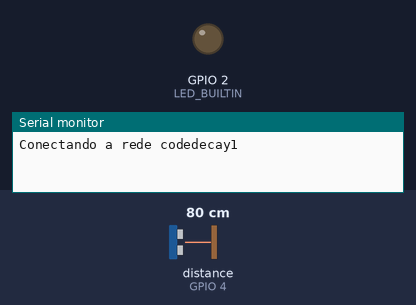
This sketch was run on a simulated ESP8266 (NodeMCU). Parts: output pins drawn as LEDs (lit = HIGH, except the on-board LED, lit = LOW), the last lines printed to the serial monitor. Wiring (inferred from the names in the program): ultrasonic range finder: trigger GPIO 5; echo GPIO 4. The test bench sets the inputs (shaded band); at power-on: distance to the obstacle (sensor on GPIO 4) 80 cm. The echo pulse lasts 58.3 µs per cm; WiFi joins after 1.5 s; servers stay silent unless stated; web services answer with replies made up by the test bench; pins used as bus, display or sensor lines are not drawn.

Above: at 0.1 s.
2.8 s: distance to the obstacle (sensor on GPIO 4) set to 96 cm
5.8 s: distance to the obstacle (sensor on GPIO 4) set to 103 cm
At 6.6 s:
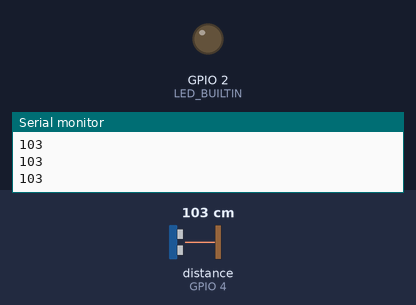
7.3 s: distance to the obstacle (sensor on GPIO 4) set to 60 cm
At 9.6 s:
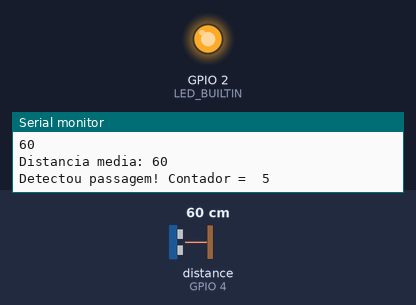
10.3 s: distance to the obstacle (sensor on GPIO 4) set to 120 cm
At 10.8 s:
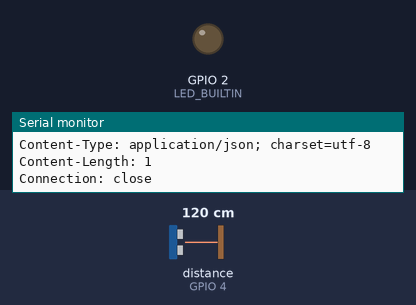
Timing chart, 0 to 12.8 s (numbered marks = the images above; inputs shaded):
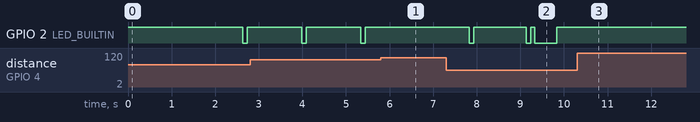

Measured:
- after the input at 5.8 s, GPIO 2 (LED_BUILTIN): stays HIGH (without the input it goes to LOW after 0.89 s)
- after the input at 7.3 s, GPIO 2 (LED_BUILTIN): goes LOW 0.10 s, HIGH 1.2 s, LOW 0.10 s, HIGH 0.10 s, LOW 0.50 s, then HIGH, starting after 0.53 s
- after the input at 10.3 s, GPIO 2 (LED_BUILTIN): stays HIGH (without the input it goes to LOW after 2.4 s)
- by itself, GPIO 2 (LED_BUILTIN): alternates HIGH for 1.3 s and LOW for 0.10 s

The sketch:

POC.ino
```cpp
#include <ESP8266WiFi.h>

#define TRIGGER 5
#define ECHO    4
// NodeMCU Pin D1 > TRIGGER | Pin D2 > ECHO

const char* ssid = "codedecay1";
const char* password = "codecode";
char enderecoThingspeak[] = "api.thingspeak.com"; // endereço do Thingspeak
String keyThingspeak = "TM5QCZ16XSFD9TW5"; // a chave de escrita do canal, necessario para autorização
int contador = 0;

void setup() {

  Serial.begin (9600);
  pinMode(TRIGGER, OUTPUT);
  pinMode(ECHO, INPUT);
  pinMode(BUILTIN_LED, OUTPUT);
  digitalWrite(BUILTIN_LED, HIGH); //Apaga o LED que é ativo baixo

 WiFi.begin(ssid, password);
 Serial.println("");
 Serial.println("");
 Serial.print("Conectando a rede ");
 Serial.println(ssid);

 WiFi.begin(ssid, password);

 while (WiFi.status() != WL_CONNECTED) {
   delay(500);
   Serial.print(".");
 }

 Serial.println("");
 Serial.println("Conectado ao WiFi!");
 Serial.println("Endereço IP: ");
 Serial.println(WiFi.localIP());
 Serial.println("");
}

void loop() {

  if(detecta_passagem(100, 25, 1))
  {
    contador++;
    Serial.print("Detectou passagem! Contador =  ");
    Serial.println(contador);
    pisca_led(100, LED_BUILTIN);
    if(contador%5 == 0){
      pisca_led(500, LED_BUILTIN);
      Serial.println("Registrando no Thingspeak!");
     registra_contador(++contador);
    }
  }
}

void pisca_led(int tempo, int pino){
   digitalWrite(pino, LOW);
   delay(tempo);
   digitalWrite(pino, HIGH);
   delay(tempo);
}

void registra_contador(int contador){

  Serial.print("Conectando a ");
  Serial.println(enderecoThingspeak);

  WiFiClient client;
  const int httpPort = 80;
  if (!client.connect(enderecoThingspeak, httpPort)) {
    Serial.println("Conexao com o servidor falhou!");
    return;
  }

  String cabecalho = "GET /update?key=" + keyThingspeak + "&field1=" + contador + " HTTP/1.1";
  client.println(cabecalho);
  client.println("Host: api.thingspeak.com");
  client.println("Connection: close");
  client.println();

  while(client.available()){
    String line = client.readStringUntil('\r');
    Serial.print(line);
  }
}

int detecta_passagem(int threshold, int media, int debug){
  long duration, distance, distanceSum;

  distanceSum = 0;
  for(int i=0; i < media; i++)
  {
    digitalWrite(TRIGGER, LOW);
    delayMicroseconds(2);

    digitalWrite(TRIGGER, HIGH);
    delayMicroseconds(10);

    digitalWrite(TRIGGER, LOW);
    duration = pulseIn(ECHO, HIGH);
    distance = (duration/2) / 29.1;
    if(debug) Serial.println(distance);
    distanceSum += distance;
    delay(40);
  }

  distanceSum = distanceSum/media;
  if(debug)
  {
    Serial.print("Distancia media: ");
    Serial.println(distanceSum);
  }
  return(distanceSum < threshold);

}
```
